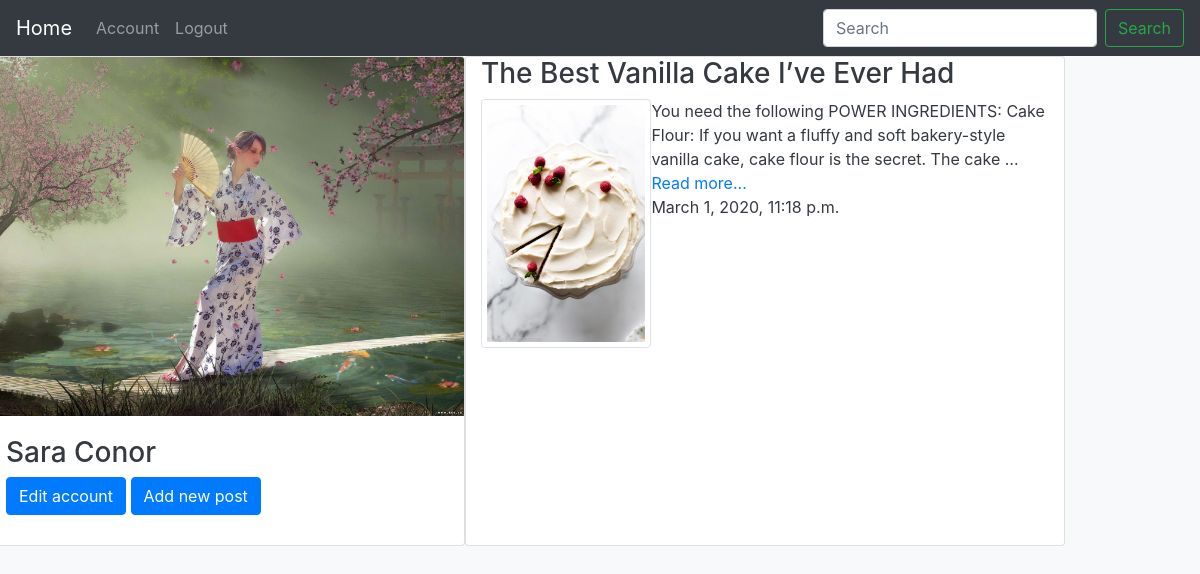
Screenshot of /account/ (signed in) with the database file from the repository.
### myapp/models.py (models this page shows, shortened)
class Profile(models.Model):
    user = models.OneToOneField(User, on_delete=models.CASCADE, related_name='profile')
    gender = models.CharField(max_length=10, blank=True, null=True)
    city = models.CharField(max_length=100, blank=True, null=True)
    emotions = models.TextField(max_length=1000, blank=True, null=True)
    photo = models.ImageField(upload_to='profile_photos/', blank=True, null=True, default='user_empty_photo.jpg')

class Post(models.Model):
    user = models.ForeignKey(User, on_delete=models.CASCADE, name='user', related_name='posts')
    title = models.CharField(max_length=200, default='', blank=True, null=True)
    text = models.TextField(max_length=30000)
    created_date = models.DateTimeField(default=timezone.now)
    likes = models.IntegerField(default=0)
    dislikes = models.IntegerField(default=0)

class Image(models.Model):
    post = models.ForeignKey(Post, on_delete=models.CASCADE, name='post', related_name='images')
    image = models.ImageField(upload_to='posts_images/', blank=True, null=True)

### myapp/views.py (the view)
# urls.py: path('account/', views.account, name='account'),
@login_required(login_url='/login')
def account(request):
    user = request.user
    posts = Post.objects.filter(user=user).all()
    return render(request, 'myapp/account.html', context={'user': user, 'posts': posts})

### myapp/templates/myapp/account.html (shortened to what this page needs)
{% extends 'index.html' %}
{% block content %}
    <div class="row" style="width: 100%">
        <div class="sidebar inline float-left" style="width: 40%">
            <div class="card">
                {% include 'myapp/account_small.html' with objects=user %}
                <p style="padding: 5px; margin-left: 10px" class="card-text">{{ user.profile.emotions }}</p>
            </div>
        </div>
        <div class="main card" style="width: 50%">
            {% for post in posts %}
                {% include 'myapp/post_template_small.html' with objects=post %}
            {% endfor %}
        </div>
    </div>
{% endblock %}

### myapp/templates/myapp/account_small.html (shortened to what this page needs)
<img class="card-img-top" src="{{ user.profile.photo.url }}">
<div class="card-body">
    {% if user.first_name or user.last_name %}
        <h3>{{ user.first_name }} {{ user.last_name }}</h3>
    {% endif %}
    {% if request.user.pk == user.pk and request.user.is_authenticated %}
        <a href="{% url 'myapp:edit_account' %}" class="btn btn-primary">Edit account</a>
        <a href="{% url 'myapp:add_post' %}" class="btn btn-primary">Add new post</a>
    {% endif %}
</div>

### myapp/templates/myapp/post_template_small.html
<div class="container">
    <h3>{{ post.title }}</h3>
    {% if post.images.all %}
        <img class="img-thumbnail thumbnail rounded float-left" style="width: 30%; padding: 5px"
             src={{ post.images.all.0.image.url }}>
    {% endif %}
    {{ post.text|truncatewords:25 }} <a href="{% url 'myapp:show_post' post.pk %}">Read more...</a>
    <p>{{ post.created_date }}</p>
</div>

### rows the page displays
Post: title "The Best Vanilla Cake I’ve Ever Had", images.all.0.image (picture), text "You need the following POWER INGREDIENTS: Cake Flour: If you want a fluffy and soft bakery-style vanilla cake, cake flour is the secret. The cake …", created_date "March 1, 2020, 11:18 p.m."

### other values shown
{{ user.first_name }} "Sara"
{{ user.last_name }} "Conor"
